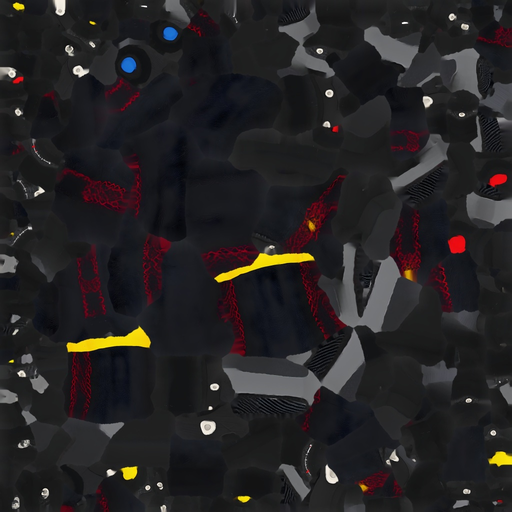
#> input picture godot/game/models/cabin/volante_pro_0.png, 512 x 512 px
$ python make_wheel_variants.py
#> lines starting #> are read from the running program, lines starting #| are printed output that depends on the picture; after the words box and inside, x2 and y2 are one past the last pixel; in counts of white or black regions, pixels touching at a corner belong together
#!/usr/bin/env python3
"""Variantes de color del «Volante Pro 3D» (pedido del dueño, 14/10/2026: «el volante podés hacer varias texturas y colores, que se vea bonito»).
Recolorea la textura del modelo (godot/game/models/cabin/volante_pro_0.png) por partes: cuero (oscuro), costuras (rojo), marcas (amarillo); el resto (metal, botones) igual.
El sombreado del original se conserva (se multiplica por el brillo de cada píxel). Salen volante_pro_<id>.png; cosmetics.json las usa con "tex".
Uso: python3 tools/cars/make_wheel_variants.py"""
import os
import numpy as np
from PIL import Image
ROOT = os.path.join(os.path.dirname(os.path.abspath(__file__)), '..', '..')
DIR = os.path.join(ROOT, 'godot', 'game', 'models', 'cabin')
SRC = os.path.join(DIR, 'volante_pro_0.png')
# id: (cuero, costura, marca)  — colores 0..1
# id: (cuero, costura, marca, cuánto se tiñe el cuero 0..1). El cuero se tiñe sólo en parte (queda la textura original: el centro no se ve de plástico de color);
# costuras y marcas van con el color pleno (es lo que da el carácter, como en un volante de competición de verdad)
VARS = {
    'azul': ((0.10, 0.16, 0.36), (0.20, 0.50, 1.00), (0.95, 0.95, 0.95), 0.55),
    'rojo': ((0.46, 0.05, 0.06), (0.92, 0.90, 0.86), (1.00, 0.82, 0.10), 0.55),
    'blanco': ((0.86, 0.85, 0.82), (0.85, 0.08, 0.10), (0.10, 0.31, 0.88), 0.70),
    'oro': ((0.08, 0.08, 0.09), (0.86, 0.66, 0.22), (0.92, 0.74, 0.28), 0.0),
    'verde': ((0.06, 0.22, 0.11), (0.55, 0.95, 0.20), (0.95, 0.95, 0.95), 0.55),
}

def hsv(a):
    r, g, b = a[..., 0], a[..., 1], a[..., 2]
    mx = a.max(-1)
    mn = a.min(-1)
    d = mx - mn + 1e-6
    h = np.where(mx == r, ((g - b) / d) % 6, np.where(mx == g, (b - r) / d + 2, (r - g) / d + 4)) * 60
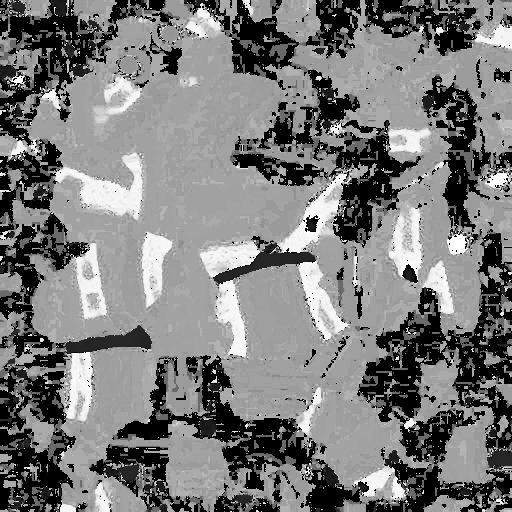
#> h: shape (512, 512) float32; min 0, max 359.7, mean 172.9; drawn with min black and max white
    s = np.where(mx > 0, d / (mx + 1e-6), 0)
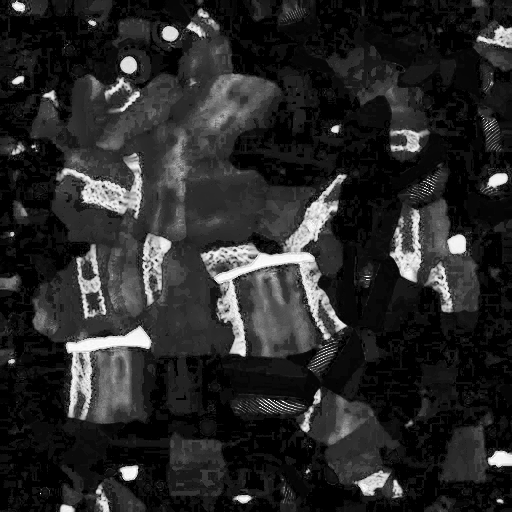
#> s: shape (512, 512) float32; min 0, max 1, mean 0.159
    return h, s, mx

def main():
    img = np.asarray(Image.open(SRC).convert('RGB'), dtype=np.float32) / 255.0
    h, s, v = hsv(img)
    stitch = (s > 0.45) & ((h < 25) | (h > 330)) & (v > 0.18)
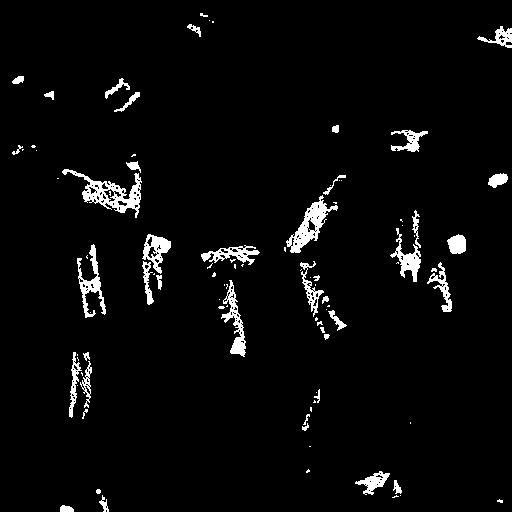
#> stitch: shape (512, 512) bool; 3.7% white; 94 white regions (52 under 20 px), largest, box (x1, y1, x2, y2) and area: (62, 169, 142, 218) 1164, (286, 195, 338, 253) 949, (77, 244, 106, 318) 664
    mark = (s > 0.45) & (h > 35) & (h < 75) & (v > 0.4)
#> mark: shape (512, 512) bool; 0.99% white; 12 white regions (3 under 20 px), largest, box (x1, y1, x2, y2) and area: (66, 326, 151, 352) 987, (214, 253, 315, 283) 905, (488, 451, 512, 467) 252
    leather = (~stitch) & (~mark) & (s < 0.35) & (v < 0.22)
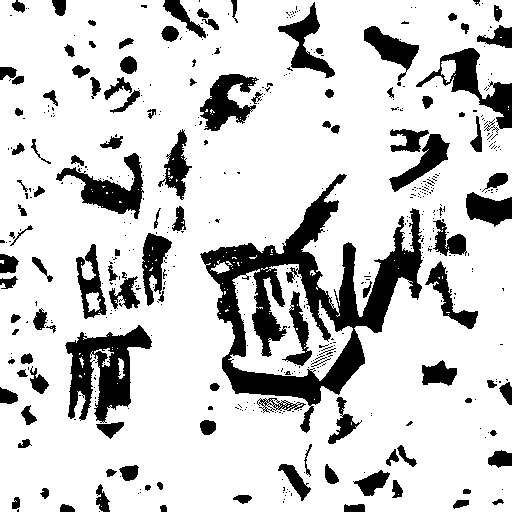
#> leather: shape (512, 512) bool; 80.7% white; 514 black regions (396 under 20 px), largest, box (x1, y1, x2, y2) and area: (200, 174, 423, 433) 15635, (65, 325, 152, 423) 4144, (416, 48, 512, 129) 2155
    base_v = float(np.median(v[leather])) or 0.1
#> base_v = 0.118
    for vid, (lc, sc, mc, kl) in VARS.items():
        out = img.copy()
        shade_l = np.clip(v / base_v, 0.35, 1.8)[..., None]
        tint = np.clip(np.array(lc) * shade_l, 0, 1)
        out = np.where(leather[..., None], img * (1.0 - kl) + tint * kl, out)
        out = np.where(stitch[..., None], np.clip(np.array(sc) * np.clip(v / 0.55, 0.5, 1.3)[..., None], 0, 1), out)
        out = np.where(mark[..., None], np.clip(np.array(mc) * np.clip(v / 0.85, 0.6, 1.15)[..., None], 0, 1), out)
        Image.fromarray((out * 255).astype(np.uint8)).save(os.path.join(DIR, 'volante_pro_%s.png' % vid))
        print('volante_pro_%s.png' % vid)
#> this loop made 5 passes
#> pass 1, in main, `shade_l = np.clip(v / base_v, 0.35, 1.8)[..., None]`:
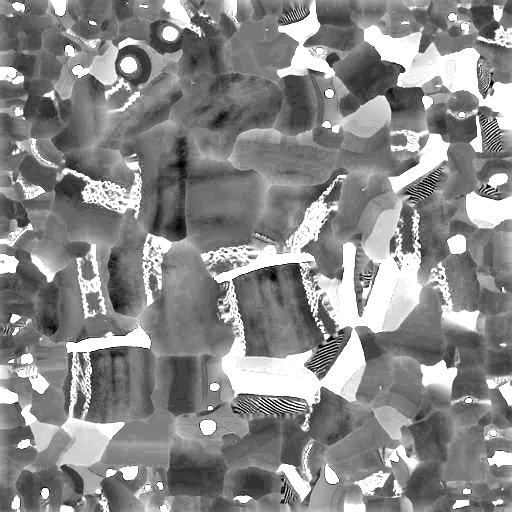
#> shade_l: shape (512, 512, 1) float32; min 0.35, max 1.8, mean 1.13; drawn with min black and max white
#> pass 1, in main, `tint = np.clip(np.array(lc) * shade_l, 0, 1)`:
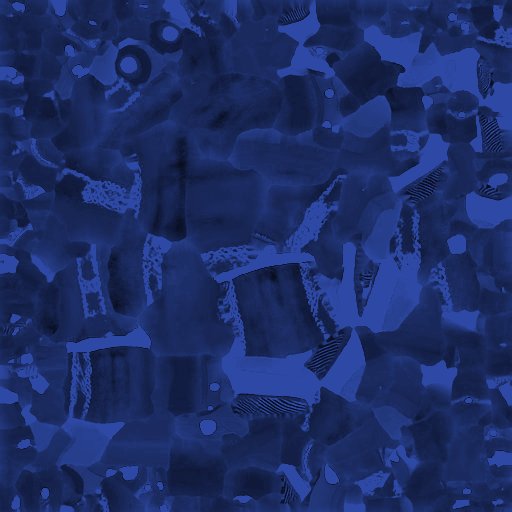
#> tint: shape (512, 512, 3) float64; mean of channels 0, 1, 2 0.113, 0.181, 0.407; drawn as R, G, B
#> pass 1, in main, `out = np.where(stitch[..., None], np.clip(np.array(sc) * np.clip(v / 0..`:
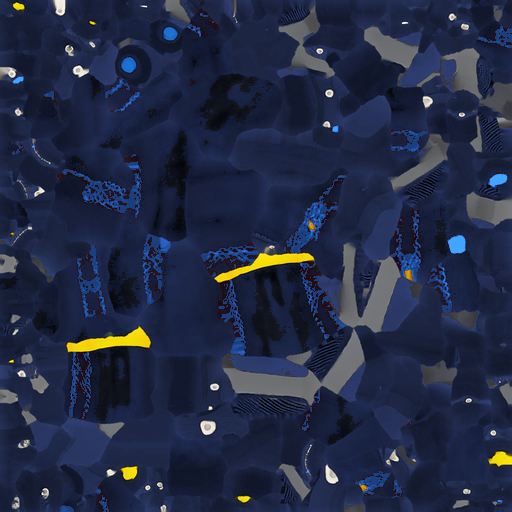
#> out: shape (512, 512, 3) float64; mean R, G, B 0.139, 0.171, 0.273
    print('cuero %.0f %% · costuras %.1f %% · marcas %.1f %% de la textura' % (leather.mean() * 100, stitch.mean() * 100, mark.mean() * 100))
#| cuero 81 % · costuras 3.7 % · marcas 1.0 % de la textura

if __name__ == '__main__':
    main()

$ run again, with godot/game/models/cabin/tablero_rally_0.png copied over godot/game/models/cabin/volante_pro_0.png
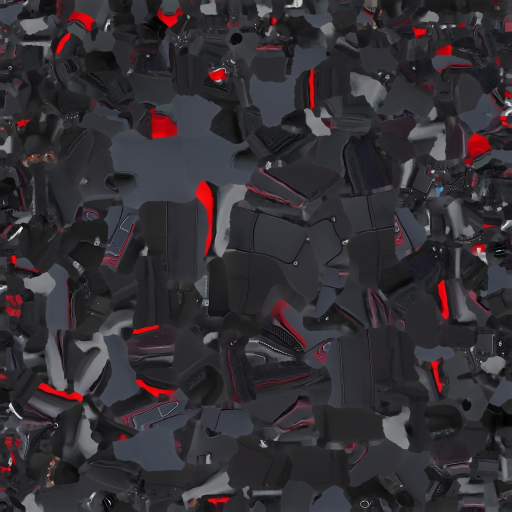
#> input picture godot/game/models/cabin/tablero_rally_0.png, 1024 x 1024 px (shown at 1/2 size)
#> in main, `stitch = (s > 0.45) & ((h < 25) | (h > 330)) & (v > 0.18)`:
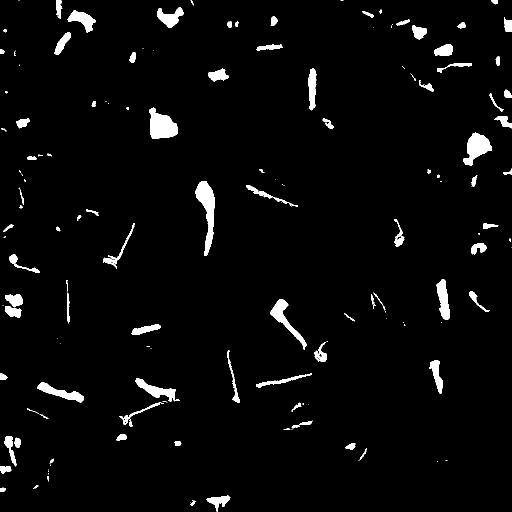
#> stitch: shape (1024, 1024) bool (shown at 1/2 size); 3.3% white; 166 white regions (70 under 20 px), largest, box (x1, y1, x2, y2) and area: (390, 362, 430, 512) 2596, (298, 215, 355, 278) 2371, (926, 265, 984, 331) 2000
#> mark: shape (1024, 1024) bool; every value is 0
#> leather: shape (1024, 1024) bool; 64.5% white; 2747 black regions (2457 under 20 px), largest, box (x1, y1, x2, y2) and area: (111, 174, 648, 613) 71838, (37, 526, 515, 943) 55026, (505, 427, 738, 892) 33194
#> base_v = 0.161
#> the loop in main, `for vid, (lc, sc, mc, kl) in VARS.items():` made 5 passes
#> pass 1, in main, `out = np.where(stitch[..., None], np.clip(np.array(sc) * np.clip(v / 0..`:
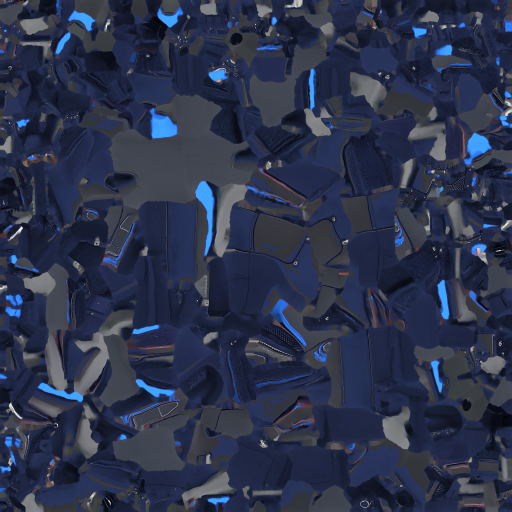
#> out: shape (1024, 1024, 3) float64 (shown at 1/2 size); mean R, G, B 0.173, 0.203, 0.297
#| cuero 64 % · costuras 3.3 % · marcas 0.0 % de la textura
